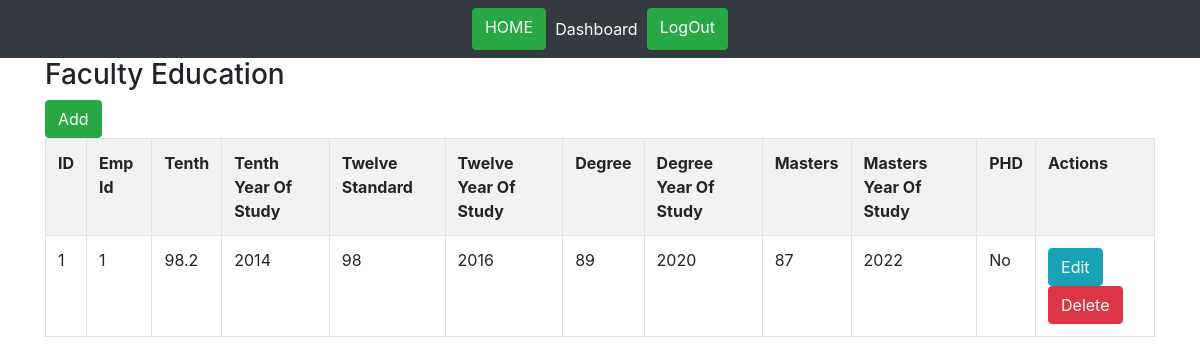
Page /index.php/faculty_education on the earlier database version.
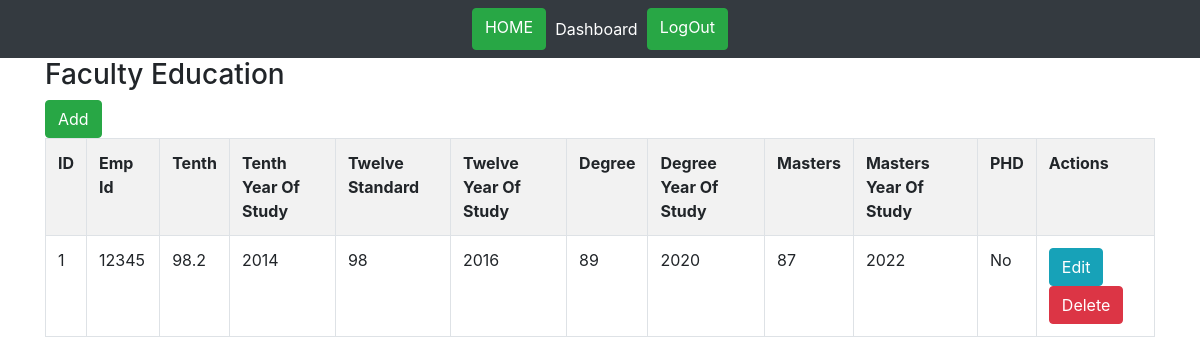
Same page on the later database version.
### tables this page shows
CREATE TABLE IF NOT EXISTS `faculty_education` (
  `id` int(11) NOT NULL AUTO_INCREMENT,
  `emp_id` int(11) NOT NULL,
  `Tenth` varchar(10) NOT NULL,
  `tenth_year_of_study` int(11) NOT NULL,
  `twelve_standard` varchar(10) NOT NULL,
  `twelve_year_of_study` int(11) NOT NULL,
  `degree` varchar(10) NOT NULL,
  `degree_year_of_study` int(11) NOT NULL,
  `masters` varchar(10) NOT NULL,
  `masters_year_of_study` int(11) NOT NULL,
  `PHD` varchar(4) NOT NULL,
  PRIMARY KEY (`id`)
);

### application/controllers/Faculty_education.php (called while the page is built, shortened)
<?php
class Faculty_education extends CI_Controller{
    function __construct()
    {
        $this->load->model('Faculty_education_model');
    }
    function index()
    {
        $data['faculty_education'] = $this->Faculty_education_model->get_all_faculty_education();
        $data['heading'] = 'Faculty Education';
        $data['_view'] = 'faculty_education/index';
        $this->load->view('layouts/main',$data);
    }
}

### index.php (called while the page is built, shortened)
<?php
require_once BASEPATH.'core/CodeIgniter.php';

### application/models/Faculty_education_model.php (called while the page is built, shortened)
<?php
class Faculty_education_model extends CI_Model
{
    function get_all_faculty_education()
    {
        $this->db->order_by('id', 'desc');
        return $this->db->get('faculty_education')->result_array();
    }
}

### application/views/faculty_education/index.php (the view)
<div class="pull-right">
	<a href="<?php echo site_url('faculty_education/add'); ?>" class="btn btn-success">Add</a>
</div>
<table class="table table-striped table-bordered">
    <tr>
		<th>ID</th>
		<th>Emp Id</th>
		<th>Tenth</th>
		<th>Tenth Year Of Study</th>
		<th>Twelve Standard</th>
		<th>Twelve Year Of Study</th>
		<th>Degree</th>
		<th>Degree Year Of Study</th>
		<th>Masters</th>
		<th>Masters Year Of Study</th>
		<th>PHD</th>
		<th>Actions</th>
    </tr>
	<?php foreach($faculty_education as $f){ ?>
    <tr>
		<td><?php echo $f['id']; ?></td>
		<td><?php echo $f['emp_id']; ?></td>
		<td><?php echo $f['Tenth']; ?></td>
		<td><?php echo $f['tenth_year_of_study']; ?></td>
		<td><?php echo $f['twelve_standard']; ?></td>
		<td><?php echo $f['twelve_year_of_study']; ?></td>
		<td><?php echo $f['degree']; ?></td>
		<td><?php echo $f['degree_year_of_study']; ?></td>
		<td><?php echo $f['masters']; ?></td>
		<td><?php echo $f['masters_year_of_study']; ?></td>
		<td><?php echo $f['PHD']; ?></td>
		<td>
            <a href="<?php echo site_url('faculty_education/edit/'.$f['id']); ?>" class="btn btn-info btn-xs">Edit</a>
            <a href="<?php echo site_url('faculty_education/remove/'.$f['id']); ?>" class="btn btn-danger btn-xs">Delete</a>
        </td>
    </tr>
	<?php } ?>
</table>

### application/views/layouts/main.php (shortened to what this page needs)
<!doctype html>
<html lang="en">
  <head>
	<link rel="stylesheet" href="https://stackpath.bootstrapcdn.com/bootstrap/4.3.1/css/bootstrap.min.css">
  </head>
  <body>
	  <header>
			<nav class="navbar navbar-expand navbar-light bg-dark navbar-dark">
				<div class="nav navbar-nav mx-auto">
				<a href="<?php echo site_url('dashboard/index2'); ?>" class="btn btn-success">HOME</a>
					<a class="nav-item nav-link active btn btn-outline" role="button" href="<?php echo site_url('Dashboard/'); ?>">Dashboard <span class="sr-only">(current)</span></a>
					<a href="<?php echo site_url('user/user_logout'); ?>" class="btn btn-success">LogOut</a>
				</div>
			</nav>
	  </header>
	<main>
		<div class="container">
		<h3><?php	if(isset($heading))	echo $heading ?></h3>
		<?php	if(isset($_view) && $_view)
			$this->load->view($_view);
		?>
		</div>
	</main>
  </body>
</html>

Differences in the rows shown:
changed faculty_education "No": emp "1" → "12345"
